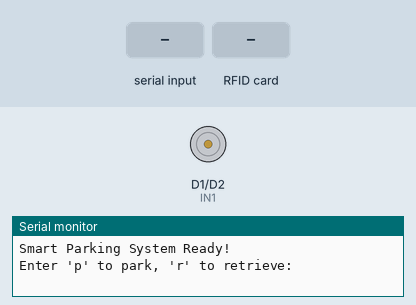
Simulated run of this sketch. Board: ESP8266 (NodeMCU). On the bench: motor-driver pin pairs drawn as motors (green arrow = first pin HIGH = forward, orange = second pin HIGH = backward, longer = more drive, scaled by the enable pin), the last lines printed to the serial monitor. The inputs (shaded band) are chosen by the test bench.

Above: at 1.2 s.
1.3 s: "p\n" received over Serial
At 2.5 s:
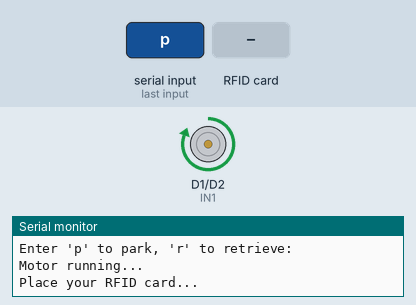
2.8 s: RFID card 5E 7A 19 C4 held to the reader
At 4.0 s:
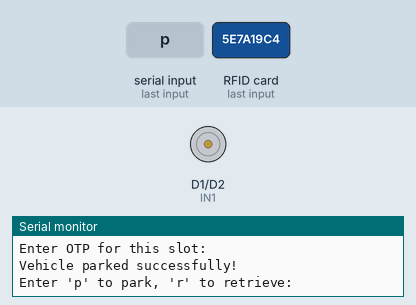
4.3 s: "r\n" received over Serial
At 4.9 s:
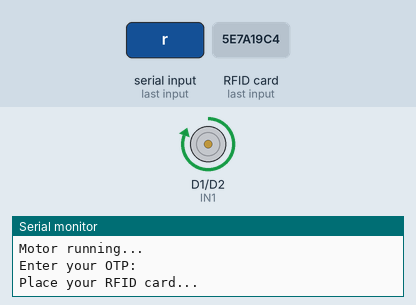
Timing chart, 0 to 7.3 s (numbered marks = the images above; inputs shaded):
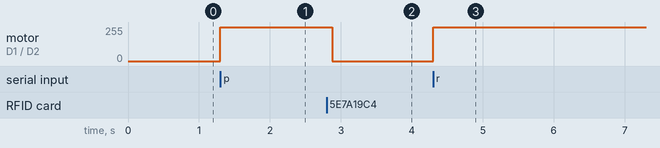

The sketch:

Parking_ESP8266.ino
```cpp
#include <Arduino.h>
#include <SPI.h>
#include <MFRC522.h>

// Motor Driver Pins
#define IN1 D1
#define IN2 D2
#define ENA D3  // PWM pin

// RFID Module Pins
#define SS_PIN D4
#define RST_PIN D0

// RFID Setup
MFRC522 mfrc522(SS_PIN, RST_PIN);

// Parking Slot Storage (ID + OTP)
const int MAX_SLOTS = 4;
struct ParkingSlot {
    String rfid;
    String otp;
};
ParkingSlot parkingSlots[MAX_SLOTS];
int currentSlots = 0;

// PWM Speed (0 - 255)
int motorSpeed = 255;  // Full speed

// Function to Start Motor
void startMotor() {
    digitalWrite(IN1, HIGH);
    digitalWrite(IN2, LOW);
    analogWrite(ENA, motorSpeed);
    Serial.println("Motor running...");
}

// Function to Stop Motor
void stopMotor() {
    digitalWrite(IN1, LOW);
    digitalWrite(IN2, LOW);
    analogWrite(ENA, 0);
    Serial.println("Motor stopped.");
}

// Function to Read RFID
String readRFID() {
    if (!mfrc522.PICC_IsNewCardPresent() || !mfrc522.PICC_ReadCardSerial()) {
        return "";  // No card detected
    }

    String id = "";
    for (byte i = 0; i < mfrc522.uid.size; i++) {
        id += String(mfrc522.uid.uidByte[i], HEX);
    }

    mfrc522.PICC_HaltA();
    return id;
}

// Function to Park Vehicle
void parkVehicle() {
    if (currentSlots >= MAX_SLOTS) {
        Serial.println("Parking lot is full!");
        return;
    }

    Serial.println("Place your RFID card...");
    while (true) {
        String rfid = readRFID();
        if (rfid != "") {
            Serial.print("RFID detected: ");
            Serial.println(rfid);

            // Check if slot is empty
            bool found = false;
            for (int i = 0; i < currentSlots; i++) {
                if (parkingSlots[i].rfid == rfid) {
                    found = true;
                    break;
                }
            }

            if (!found) {
                stopMotor();
                Serial.println("Enter OTP for this slot:");
                while (Serial.available() == 0); // Wait for input
                String otp = Serial.readStringUntil('\n');
                otp.trim();

                parkingSlots[currentSlots++] = {rfid, otp};
                Serial.println("Vehicle parked successfully!");
                return;
            } else {
                Serial.println("This RFID is already occupied. Try another card.");
            }
        }
        delay(500);
    }
}

// Function to Retrieve Vehicle
void retrieveVehicle() {
    if (currentSlots == 0) {
        Serial.println("No vehicles to retrieve.");
        return;
    }

    Serial.println("Enter your OTP:");
    while (Serial.available() == 0);
    String otp = Serial.readStringUntil('\n');
    otp.trim();

    Serial.println("Place your RFID card...");
    while (true) {
        String rfid = readRFID();
        if (rfid != "") {
            Serial.print("RFID detected: ");
            Serial.println(rfid);

            // Check if RFID & OTP match
            for (int i = 0; i < currentSlots; i++) {
                if (parkingSlots[i].rfid == rfid && parkingSlots[i].otp == otp) {
                    Serial.println("Vehicle found. Opening gate...");
                    stopMotor();

                    // Remove entry from slots
                    for (int j = i; j < currentSlots - 1; j++) {
                        parkingSlots[j] = parkingSlots[j + 1];
                    }
                    currentSlots--;

                    Serial.println("Vehicle retrieved successfully!");
                    return;
                }
            }
            Serial.println("Invalid RFID or OTP. Try again.");
        }
        delay(500);
    }
}

// Setup Function
void setup() {
    Serial.begin(115200);

    pinMode(IN1, OUTPUT);
    pinMode(IN2, OUTPUT);
    pinMode(ENA, OUTPUT);

    SPI.begin();
    mfrc522.PCD_Init();

    Serial.println("Smart Parking System Ready!");
}

// Loop Function
void loop() {
    Serial.println("Enter 'p' to park, 'r' to retrieve:");
    while (Serial.available() == 0);
    char action = Serial.read();

    if (action == 'p') {
        startMotor();
        parkVehicle();
    } else if (action == 'r') {
        startMotor();
        retrieveVehicle();
    } else {
        Serial.println("Invalid option. Use 'p' or 'r'.");
    }
}
```

Measured:
- after the input at 1.3 s, motor on D1 (IN1) / D2 (IN2): stopped → forward 255/255 at once
- after the input at 2.8 s, motor on D1 (IN1) / D2 (IN2): forward 255/255 → stopped after 0.08 s
- after the input at 4.3 s, motor on D1 (IN1) / D2 (IN2): stopped → forward 255/255 at once
